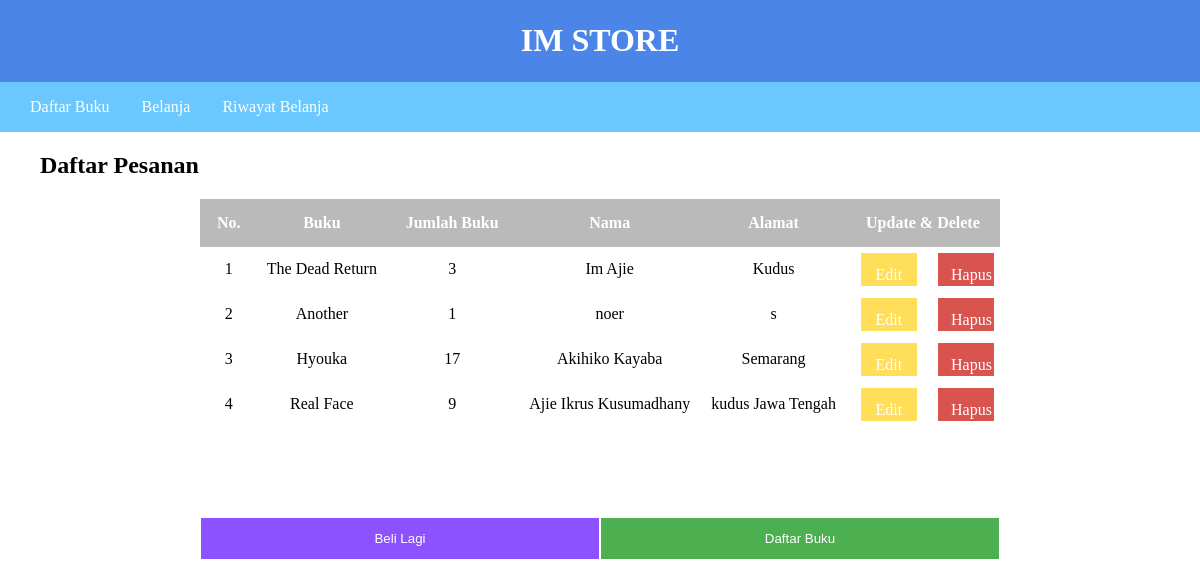
/riwayat-belanja.php, run on the app's committed database.
### tables this page shows
CREATE TABLE `ttransaksi` (
  `id_buku` int(11) NOT NULL,
  `nama_buku` varchar(100) NOT NULL,
  `jumlah_buku` int(10) NOT NULL,
  `nama` varchar(30) NOT NULL,
  `alamat` varchar(100) NOT NULL
);

### riwayat-belanja.php (the view, shortened to what this page needs)
<?php
include "koneksi.php";
    echo "<link rel='stylesheet' type='text/css' href='style.css' />";
?>
<!DOCTYPE html>
<html lang="id">
<head>
</head>
<body>
    <div class="header">
    <h1>IM STORE</h1>
    </div>
    <div class="nav">
        <a href="index.php">Daftar Buku</a>
        <a href="form-belanja.php">Belanja</a>
		<a href="riwayat-belanja.php">Riwayat Belanja</a>
    </div>
    <h2>Daftar Pesanan</h2>
	    <table>
	    	<tr>
	    		<th>No.</th>
	    		<th>Buku</th>
				<th>Jumlah Buku</th>
				<th>Nama</th>
				<th>Alamat</th>
                <th colspan="2">Update & Delete</th>
	    	</tr>
	    	<?php
	    		$no = 1;
	    		$tampil = mysqli_query($koneksi, "SELECT * from ttransaksi order by id_buku desc");
	    		while($data = mysqli_fetch_array($tampil)) :
	    	?>
	    	<tr>
	    		<td><?=$no++;?></td>
	    		<td><?=$data['nama_buku']?></td>
	    		<td><?=$data['jumlah_buku']?></td>
				<td><?=$data['nama']?></td>
	    		<td><?=$data['alamat']?></td>
	    		<td>
	    			<a href="edit.php?hal=edit&id=<?=$data['id_buku']?>" class="edit">Edit </a>
                </td>
                <td>
	    			<a href="riwayat-belanja.php?hal=hapus&id_buku=<?=$data['id_buku']?>"
	    			   onclick="return confirm('Apakah Anda yakin ingin menghapus buku ini?')" class="hapus">Hapus </a>
	    		</td>
	    	</tr>
	    <?php endwhile;  ?>
	    </table>
    <div class="bayarubah">
	<a href="index.php"><input type="button" class="daftarbuku" value="Daftar Buku"/></a>
    <a href="form-belanja.php"><input type="button" class="belilagi" value="Beli Lagi"/></a>
    </div>
</body>
</html>

### koneksi.php (shortened to what this page needs)
<?php
    echo "<link rel='stylesheet' type='text/css' href='style.css' />";
?>

### style.css (style rules this page uses)
html, body { margin:0; padding:0; width:100%; }
.header { padding: 1px; background-color: #3e7ce7ed; text-align: center; color: #ffffff; }
.nav { padding: 1em; background-color: #6AC8FF; }
.nav a { color: white; padding: 14px; text-decoration: none; }
h2,p { margin-left: 40px; }
.beli,.daftarbuku { float: right; width: 50%; padding: 13px; border: 1px solid #fff; cursor: pointer; color: #fff; background-color: #4caf50; }
table { border-collapse: collapse; border: 1px; border-color: #fff; width: 800px; border-radius: 5px; margin: auto; margin-bottom: 40px; }
td { padding: 5px; text-align: center; }
th { padding: 15px; text-align: center; background-color: #bababa; color: #fff; }
.bayarubah { width: 800px; margin: auto; padding: 50px; }
a { text-decoration: none; color: black; }
.edit { float: right; width: 30px; height: 7px; padding: 13px; border: 1px solid #fff; text-align: center; cursor: pointer; color: #fff; background-color: #FFDE59; }
.hapus { float: right; width: 30px; height:7px; text-align: center; padding: 13px; border: 1px solid #fff; cursor: pointer; color: #fff; background-color: #d9534f; }
.belilagi { width: 50%; padding: 13px; border: 1px solid #fff; cursor: pointer; color: #fff; background-color: #8C52FF; }

### data on the page
ttransaksi: nama_buku "The Dead Return", jumlah_buku "3", nama "Im Ajie", alamat "Kudus"
ttransaksi: nama_buku "Another", jumlah_buku "1", nama "noer", alamat "s"
ttransaksi: nama_buku "Hyouka", jumlah_buku "17", nama "Akihiko Kayaba", alamat "Semarang"
ttransaksi: nama_buku "Real Face", jumlah_buku "9", nama "Ajie Ikrus Kusumadhany", alamat "kudus Jawa Tengah"
